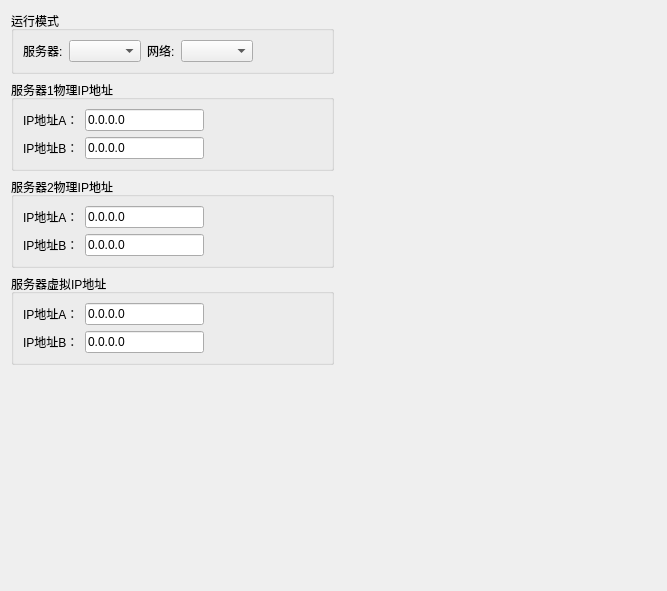
<?xml version="1.0" encoding="UTF-8"?>
<ui version="4.0">
 <class>ServerParaForm</class>
 <widget class="QWidget" name="ServerParaForm">
  <property name="geometry">
   <rect>
    <x>0</x>
    <y>0</y>
    <width>667</width>
    <height>591</height>
   </rect>
  </property>
  <property name="windowTitle">
   <string>Form</string>
  </property>
  <layout class="QGridLayout" name="gridLayout_4">
   <item row="0" column="0">
    <widget class="QGroupBox" name="groupBox_3">
     <property name="enabled">
      <bool>true</bool>
     </property>
     <property name="title">
      <string>运行模式</string>
     </property>
     <layout class="QHBoxLayout" name="horizontalLayout">
      <item>
       <widget class="QLabel" name="label_7">
        <property name="text">
         <string>服务器:</string>
        </property>
       </widget>
      </item>
      <item>
       <widget class="QComboBox" name="serverRunModeComboBox"/>
      </item>
      <item>
       <widget class="QLabel" name="label_8">
        <property name="text">
         <string>网络:</string>
        </property>
       </widget>
      </item>
      <item>
       <widget class="QComboBox" name="networkModeComboBox"/>
      </item>
      <item>
       <spacer name="horizontalSpacer_5">
        <property name="orientation">
         <enum>Qt::Horizontal</enum>
        </property>
        <property name="sizeHint" stdset="0">
         <size>
          <width>40</width>
          <height>20</height>
         </size>
        </property>
       </spacer>
      </item>
     </layout>
    </widget>
   </item>
   <item row="0" column="1">
    <spacer name="horizontalSpacer">
     <property name="orientation">
      <enum>Qt::Horizontal</enum>
     </property>
     <property name="sizeHint" stdset="0">
      <size>
       <width>239</width>
       <height>20</height>
      </size>
     </property>
    </spacer>
   </item>
   <item row="1" column="0">
    <widget class="QGroupBox" name="groupBox">
     <property name="title">
      <string>服务器1物理IP地址</string>
     </property>
     <layout class="QGridLayout" name="gridLayout">
      <item row="0" column="0">
       <widget class="QLabel" name="label">
        <property name="text">
         <string>IP地址A：</string>
        </property>
       </widget>
      </item>
      <item row="0" column="1">
       <widget class="QLineEdit" name="server1IpALineEdit">
        <property name="text">
         <string>0.0.0.0</string>
        </property>
       </widget>
      </item>
      <item row="0" column="2">
       <spacer name="horizontalSpacer_6">
        <property name="orientation">
         <enum>Qt::Horizontal</enum>
        </property>
        <property name="sizeHint" stdset="0">
         <size>
          <width>112</width>
          <height>20</height>
         </size>
        </property>
       </spacer>
      </item>
      <item row="1" column="0">
       <widget class="QLabel" name="label_2">
        <property name="text">
         <string>IP地址B：</string>
        </property>
       </widget>
      </item>
      <item row="1" column="1">
       <widget class="QLineEdit" name="server1IpBLineEdit">
        <property name="text">
         <string>0.0.0.0</string>
        </property>
       </widget>
      </item>
      <item row="1" column="2">
       <spacer name="horizontalSpacer_7">
        <property name="orientation">
         <enum>Qt::Horizontal</enum>
        </property>
        <property name="sizeHint" stdset="0">
         <size>
          <width>112</width>
          <height>20</height>
         </size>
        </property>
       </spacer>
      </item>
     </layout>
    </widget>
   </item>
   <item row="1" column="1">
    <spacer name="horizontalSpacer_2">
     <property name="orientation">
      <enum>Qt::Horizontal</enum>
     </property>
     <property name="sizeHint" stdset="0">
      <size>
       <width>239</width>
       <height>20</height>
      </size>
     </property>
    </spacer>
   </item>
   <item row="2" column="0">
    <widget class="QGroupBox" name="server2IpGroupBox">
     <property name="title">
      <string>服务器2物理IP地址</string>
     </property>
     <layout class="QGridLayout" name="gridLayout_2">
      <item row="0" column="0">
       <widget class="QLabel" name="label_3">
        <property name="text">
         <string>IP地址A：</string>
        </property>
       </widget>
      </item>
      <item row="0" column="1">
       <widget class="QLineEdit" name="server2IpALineEdit">
        <property name="text">
         <string>0.0.0.0</string>
        </property>
       </widget>
      </item>
      <item row="0" column="2">
       <spacer name="horizontalSpacer_8">
        <property name="orientation">
         <enum>Qt::Horizontal</enum>
        </property>
        <property name="sizeHint" stdset="0">
         <size>
          <width>112</width>
          <height>20</height>
         </size>
        </property>
       </spacer>
      </item>
      <item row="1" column="0">
       <widget class="QLabel" name="label_4">
        <property name="text">
         <string>IP地址B：</string>
        </property>
       </widget>
      </item>
      <item row="1" column="1">
       <widget class="QLineEdit" name="server2IpBLineEdit">
        <property name="text">
         <string>0.0.0.0</string>
        </property>
       </widget>
      </item>
      <item row="1" column="2">
       <spacer name="horizontalSpacer_9">
        <property name="orientation">
         <enum>Qt::Horizontal</enum>
        </property>
        <property name="sizeHint" stdset="0">
         <size>
          <width>112</width>
          <height>20</height>
         </size>
        </property>
       </spacer>
      </item>
     </layout>
    </widget>
   </item>
   <item row="2" column="1">
    <spacer name="horizontalSpacer_3">
     <property name="orientation">
      <enum>Qt::Horizontal</enum>
     </property>
     <property name="sizeHint" stdset="0">
      <size>
       <width>239</width>
       <height>20</height>
      </size>
     </property>
    </spacer>
   </item>
   <item row="3" column="0">
    <widget class="QGroupBox" name="VirtualIpGroupBox">
     <property name="title">
      <string>服务器虚拟IP地址</string>
     </property>
     <layout class="QGridLayout" name="gridLayout_3">
      <item row="0" column="0">
       <widget class="QLabel" name="label_5">
        <property name="text">
         <string>IP地址A：</string>
        </property>
       </widget>
      </item>
      <item row="0" column="1">
       <widget class="QLineEdit" name="virtualIpALineEdit">
        <property name="text">
         <string>0.0.0.0</string>
        </property>
       </widget>
      </item>
      <item row="0" column="2">
       <spacer name="horizontalSpacer_10">
        <property name="orientation">
         <enum>Qt::Horizontal</enum>
        </property>
        <property name="sizeHint" stdset="0">
         <size>
          <width>112</width>
          <height>20</height>
         </size>
        </property>
       </spacer>
      </item>
      <item row="1" column="0">
       <widget class="QLabel" name="label_6">
        <property name="text">
         <string>IP地址B：</string>
        </property>
       </widget>
      </item>
      <item row="1" column="1">
       <widget class="QLineEdit" name="virtualIpBLineEdit">
        <property name="text">
         <string>0.0.0.0</string>
        </property>
       </widget>
      </item>
      <item row="1" column="2">
       <spacer name="horizontalSpacer_11">
        <property name="orientation">
         <enum>Qt::Horizontal</enum>
        </property>
        <property name="sizeHint" stdset="0">
         <size>
          <width>112</width>
          <height>20</height>
         </size>
        </property>
       </spacer>
      </item>
     </layout>
    </widget>
   </item>
   <item row="3" column="1">
    <spacer name="horizontalSpacer_4">
     <property name="orientation">
      <enum>Qt::Horizontal</enum>
     </property>
     <property name="sizeHint" stdset="0">
      <size>
       <width>239</width>
       <height>20</height>
      </size>
     </property>
    </spacer>
   </item>
   <item row="4" column="0">
    <spacer name="verticalSpacer">
     <property name="orientation">
      <enum>Qt::Vertical</enum>
     </property>
     <property name="sizeHint" stdset="0">
      <size>
       <width>20</width>
       <height>239</height>
      </size>
     </property>
    </spacer>
   </item>
   <item row="4" column="1">
    <spacer name="verticalSpacer_2">
     <property name="orientation">
      <enum>Qt::Vertical</enum>
     </property>
     <property name="sizeHint" stdset="0">
      <size>
       <width>20</width>
       <height>239</height>
      </size>
     </property>
    </spacer>
   </item>
  </layout>
 </widget>
 <resources/>
 <connections/>
</ui>
